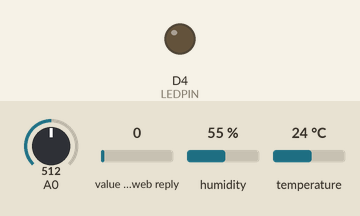
Simulated run of this sketch. Board: ESP8266 (NodeMCU). Shown: output pins drawn as LEDs (lit = HIGH). Inputs (shaded band) come from the test bench; at power-on: A0 = 512, value in the web reply 0, humidity 55 %, temperature 24 °C. WiFi joins after 1.5 s; servers stay silent unless stated; web services answer with replies made up by the test bench; what the sketch prints to the serial monitor is not drawn.

Above: at 5.2 s.
At 7.7 s:
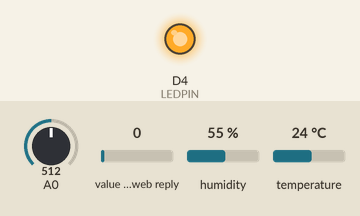
Timing chart, 0 to 11.5 s (numbered marks = the images above):
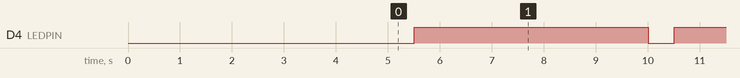

Measured:
- by itself, D4 (LEDPIN): alternates HIGH for 4.5 s and LOW for 0.50 s
- by itself, everything shown: repeats every 20.0 s, in 8 steps

The sketch:

bulk_lth_thingspeak.ino
```cpp
// (licence header left out)
#include<ESP8266WiFi.h>
#include <DHT.h>

//comment out the following to suppress debugging outputs to serial port and conserve power
//#define DEBUG 1

#define A_SIZE 1500            // size the string large enough to hold all the data
char jsonBuffer[A_SIZE] = "["; // Initialize the jsonBuffer to hold data

// Define the WiFi credentials to connect your Arduino board to the network, and initialize the WiFi client library.
const char* ssid     = "YourSSID";
const char* password = "YourPasswd";
WiFiClient client; // Initialize the WiFi client library

// Collect data once every 30 seconds and post data to ThingSpeak channel once every 2 minutes
unsigned long lastConnectionTime = 0; // Track the last connection time
unsigned long lastUpdateTime = 0; // Track the last update time
const unsigned long postingInterval = 120L * 1000L; // Post data every 2 minutes
const unsigned long updateInterval = 30L * 1000L; // Update once every 30 seconds
const unsigned long sleepInterval = 5L * 1000L; // rest for 5 seconds

//Replace CHANNEL_WRITEAPIKEY with your ThingSpeak channel write API key
//Replace CHANNEL_ID with your ThingSpeak channel ID
const char* server = "api.thingspeak.com";
const char* CHANNEL_WRITEAPIKEY   = "YourCHANNEL";
const int   CHANNEL_ID            = 000000;

/* Define sensor/led variables */
#define LEDPIN   D4
#define DHTPIN   D1
#define DHTTYPE  DHT22
#define PHOTOPIN 0

int photo;
float humidity;
float temperature;
DHT dht(DHTPIN, DHTTYPE, 15);

void setup() {
  pinMode(LEDPIN, OUTPUT);     // Initialize the LED_BUILTIN pin as an output

  Serial.begin(115200);
  // Initialize sensor
  dht.begin();
  photo = analogRead(PHOTOPIN);

  // Attempt to connect to WiFi network
  while (WiFi.status() != WL_CONNECTED) {
    Serial.print("Attempting to connect to SSID: ");
    Serial.println(ssid);
    WiFi.begin(ssid, password);  // Connect to WPA/WPA2 network. Change this line if using open or WEP network
    delay(5000);  // Wait 5 seconds to connect
  }
  Serial.println("Connected to wifi");

  printWiFiStatus(); // Print WiFi connection information
}

void loop() {
  // If update time has reached updateInterval seconds, then update the jsonBuffer
  if (millis() - lastUpdateTime >=  updateInterval) {

#if DEBUG
    printRSSI();
#endif
    updatesJson(jsonBuffer);
  }

  // Heartbeat LED
  digitalWrite(LEDPIN, LOW);  // Turn the LED on by making the voltage HIGH
  delay(500);                 // for 0.5 sec
  digitalWrite(LEDPIN, HIGH);  // Turn the LED off by making the voltage HIGH
  delay(sleepInterval - 500);
}

// Updates the jsonBuffer with data
void updatesJson(char* jsonBuffer){
  /* JSON format for updates paramter in the API
   *  This example uses the relative timestamp as it uses the "delta_t". If your device has a real-time clock, you can provide the absolute timestamp using the "created_at" parameter
  *  instead of "delta_t".
   *  "[{\"delta_t\":0,\"field1\":-70},{\"delta_t\":15,\"field1\":-66}]"
   */
  // Read sensor values
  readSensors();
  if (isnan(humidity) || isnan(temperature)) {
    return;
  }

#if DEBUG
  Serial.println("Update");
  printSensors();
#endif

  // Format the jsonBuffer as noted above
  strcat(jsonBuffer,"{\"delta_t\":");
  unsigned long deltaT = (millis() - lastUpdateTime)/1000;
  size_t lengthT = String(deltaT).length();
  char temp[8];
  String(deltaT).toCharArray(temp,lengthT+1);
  strcat(jsonBuffer,temp);
  strcat(jsonBuffer,",");

  strcat(jsonBuffer, "\"field1\":");
  lengthT = String(temperature).length();
  if ( lengthT > 5 )
    lengthT = 5;
  String(temperature).toCharArray(temp,lengthT+1);
  strcat(jsonBuffer,temp);
  strcat(jsonBuffer,",");

  strcat(jsonBuffer, "\"field2\":");
  lengthT = String(humidity).length();
  if ( lengthT > 5 )
    lengthT = 5;
  String(humidity).toCharArray(temp,lengthT+1);
  strcat(jsonBuffer,temp);
  strcat(jsonBuffer,",");

  strcat(jsonBuffer, "\"field3\":");
  lengthT = String(photo).length();
  if ( lengthT > 5 )
    lengthT = 5;
  String(photo).toCharArray(temp,lengthT+1);
  strcat(jsonBuffer,temp);
  strcat(jsonBuffer,"},");
  // If posting interval time has reached 2 minutes, then update the ThingSpeak channel with your data
  if (millis() - lastConnectionTime >=  postingInterval) {
        size_t len = strlen(jsonBuffer);
        jsonBuffer[len-1] = ']';
        httpRequest(jsonBuffer);
  }
  lastUpdateTime = millis(); // Update the last update time
}

// Updates the ThingSpeakchannel with data
void httpRequest(char* jsonBuffer) {
  /* JSON format for data buffer in the API
   *  This example uses the relative timestamp as it uses the "delta_t". If your device has a real-time clock, you can also provide the absolute timestamp using the "created_at" parameter
   *  instead of "delta_t".
   *   "{\"write_api_key\":\"CHANNEL_WRITEAPIKEY\",\"updates\":[{\"delta_t\":0,\"field1\":-60},{\"delta_t\":15,\"field1\":200},{\"delta_t\":15,\"field1\":-66}]
   */

  // Format the data buffer as noted above
  char data[A_SIZE] = "{\"write_api_key\":\"";
  strcat(data,CHANNEL_WRITEAPIKEY);
  strcat(data,"\",\"updates\":");
  strcat(data,jsonBuffer);
  strcat(data,"}");
#if DEBUG
  Serial.println(data);
#endif

  // Close any connection before sending a new request
  client.stop();

  String data_length = String(strlen(data)+1); //Compute the data buffer length
  // POST data to ThingSpeak
  if (client.connect(server, 80)) {
    client.println("POST /channels/" + String(CHANNEL_ID) + "/bulk_update.json HTTP/1.1");
    client.println("Host: api.thingspeak.com");
    client.println("User-Agent: mw.doc.bulk-update (Arduino ESP8266)");
    client.println("Connection: close");
    client.println("Content-Type: application/json");
    client.println("Content-Length: "+data_length);
    client.println();
    client.println(data);
  }
  else {
    Serial.println("Failure: Failed to connect to ThingSpeak");
  }
  delay(250); //Wait to receive the response
  client.parseFloat();
  String resp = String(client.parseInt());
#if DEBUG
  Serial.println("Response code:"+resp); // Print the response code. 202 indicates that the server has accepted the response
#endif

  jsonBuffer[0] = '['; // Reinitialize the jsonBuffer for next batch of data
  jsonBuffer[1] = '\0';
  lastConnectionTime = millis(); // Update the last conenction time
}

void printWiFiStatus() {
  // Print the SSID of the network you're attached to:
  Serial.print("SSID: ");
  Serial.println(WiFi.SSID());

  // Print your device IP address:
  IPAddress ip = WiFi.localIP();
  Serial.print("IP Address: ");
  Serial.println(ip);

  // Print the received signal strength:
  long rssi = WiFi.RSSI();
  Serial.print("signal strength (RSSI):");
  Serial.print(rssi);
  Serial.println(" dBm");
}

void printRSSI()
{
  long rssi = WiFi.RSSI();
  Serial.print("signal strength (RSSI):");
  Serial.print(rssi);
  Serial.println(" dBm");
}

void printSensors()
{
  Serial.print("temperature: ");
  Serial.println(temperature);
  Serial.print("humidity: ");
  Serial.println(humidity);
  Serial.print("photo: ");
  Serial.println(photo);
}

/*
 * Read the sensors DHT and photoresistor
 */
void readSensors() {
  int i;
  int val;
  humidity = dht.readHumidity();
  temperature = dht.readTemperature(true);
  // compute sliding average of the last two photoresistor measurements
  val = analogRead(PHOTOPIN);
  photo = (photo + val) >> 1;
}
```
